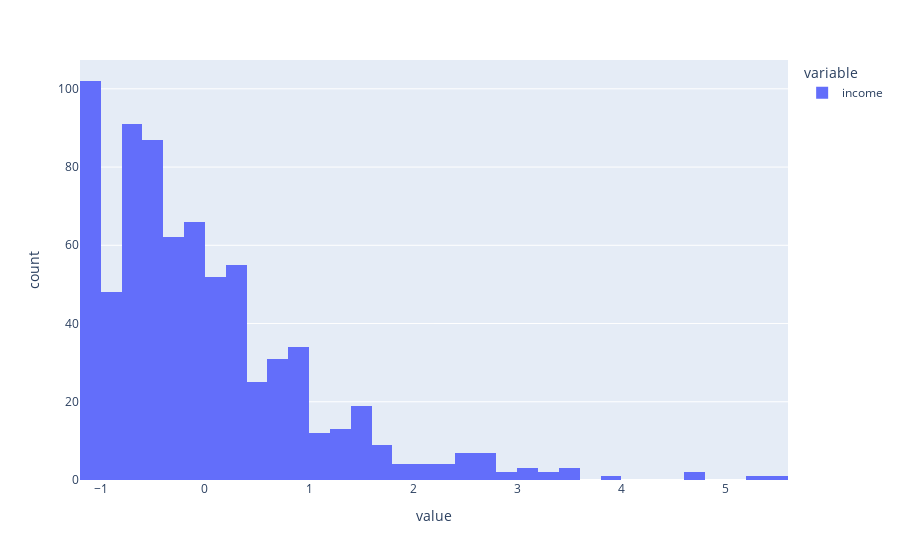

The notebook cell this image was saved under:
### Code cell
px.histogram(customers_num_scaled['income'])

### Figure 1 — Plotly figure (JSON) as saved in the notebook; plotly's stock layout.template omitted (floating-point values rounded to 4 significant figures; data arrays with more than 128 entries replaced by an {"elided": "..."} marker saying what was removed)
{"data": [{"alignmentgroup": "True", "bingroup": "x", "hovertemplate": "variable=income<br>value=%{x}<br>count=%{y}<extra></extra>", "legendgroup": "income", "marker": {"color": "#636efa", "pattern": {"shape": ""}}, "name": "income", "offsetgroup": "income", "orientation": "v", "showlegend": true, "type": "histogram", "x": {"elided": "747 float values"}, "xaxis": "x", "yaxis": "y"}], "layout": {"autosize": true, "barmode": "relative", "legend": {"title": {"text": "variable"}, "tracegroupgap": 0}, "margin": {"t": 60}, "xaxis": {"anchor": "y", "autorange": true, "domain": [0, 1], "range": [-1.2, 5.6], "title": {"text": "value"}, "type": "linear"}, "yaxis": {"anchor": "x", "autorange": true, "domain": [0, 1], "range": [0, 107.4], "title": {"text": "count"}}}}
